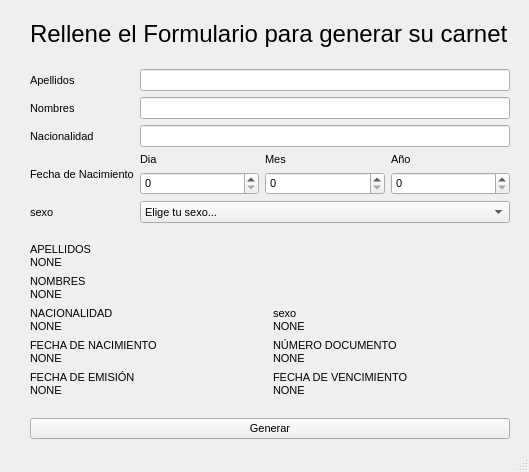
<?xml version="1.0" encoding="UTF-8"?>
<ui version="4.0">
 <class>MainWindow</class>
 <widget class="QMainWindow" name="MainWindow">
  <property name="geometry">
   <rect>
    <x>0</x>
    <y>0</y>
    <width>529</width>
    <height>472</height>
   </rect>
  </property>
  <property name="font">
   <font>
    <pointsize>8</pointsize>
   </font>
  </property>
  <property name="windowTitle">
   <string>MainWindow</string>
  </property>
  <widget class="QWidget" name="centralwidget">
   <widget class="QWidget" name="verticalLayoutWidget">
    <property name="geometry">
     <rect>
      <x>30</x>
      <y>20</y>
      <width>480</width>
      <height>419</height>
     </rect>
    </property>
    <layout class="QVBoxLayout" name="verticalLayout">
     <item>
      <widget class="QLabel" name="lb_titulo">
       <property name="font">
        <font>
         <pointsize>18</pointsize>
        </font>
       </property>
       <property name="text">
        <string>Rellene el Formulario para generar su carnet</string>
       </property>
      </widget>
     </item>
     <item>
      <spacer name="verticalSpacer">
       <property name="orientation">
        <enum>Qt::Vertical</enum>
       </property>
       <property name="sizeHint" stdset="0">
        <size>
         <width>20</width>
         <height>40</height>
        </size>
       </property>
      </spacer>
     </item>
     <item>
      <layout class="QGridLayout" name="gridLayout">
       <item row="5" column="3">
        <layout class="QGridLayout" name="gl_fecha_nacimiento">
         <item row="0" column="0">
          <widget class="QLabel" name="lb_fn_dia">
           <property name="text">
            <string>Dia</string>
           </property>
          </widget>
         </item>
         <item row="0" column="2">
          <widget class="QLabel" name="lb_fn_anio">
           <property name="text">
            <string>Año</string>
           </property>
          </widget>
         </item>
         <item row="0" column="1">
          <widget class="QLabel" name="lb_fn_mes">
           <property name="text">
            <string>Mes</string>
           </property>
          </widget>
         </item>
         <item row="2" column="2">
          <widget class="QSpinBox" name="sp_fn_anio"/>
         </item>
         <item row="2" column="1">
          <widget class="QSpinBox" name="sp_fn_mes"/>
         </item>
         <item row="2" column="0">
          <widget class="QSpinBox" name="sp_fn_dia"/>
         </item>
        </layout>
       </item>
       <item row="5" column="1">
        <widget class="QLabel" name="lb_fecha_nacimiento">
         <property name="text">
          <string>Fecha de Nacimiento</string>
         </property>
        </widget>
       </item>
       <item row="2" column="1">
        <widget class="QLabel" name="lb_nombres">
         <property name="text">
          <string>Nombres</string>
         </property>
        </widget>
       </item>
       <item row="2" column="3">
        <widget class="QLineEdit" name="le_nombres"/>
       </item>
       <item row="0" column="1">
        <widget class="QLabel" name="lb_apellidos">
         <property name="text">
          <string>Apellidos</string>
         </property>
        </widget>
       </item>
       <item row="0" column="3">
        <widget class="QLineEdit" name="le_apellidos"/>
       </item>
       <item row="4" column="3">
        <widget class="QLineEdit" name="le_nacionalidad"/>
       </item>
       <item row="4" column="1">
        <widget class="QLabel" name="lb_nacionalidad">
         <property name="text">
          <string>Nacionalidad</string>
         </property>
        </widget>
       </item>
       <item row="7" column="1">
        <widget class="QLabel" name="lb_sexo">
         <property name="text">
          <string>sexo</string>
         </property>
        </widget>
       </item>
       <item row="7" column="3">
        <widget class="QComboBox" name="cb_sexo">
         <property name="currentText">
          <string>Elige tu sexo...</string>
         </property>
         <item>
          <property name="text">
           <string notr="true">Elige tu sexo...</string>
          </property>
         </item>
         <item>
          <property name="text">
           <string>Masculino</string>
          </property>
         </item>
         <item>
          <property name="text">
           <string>Femenino</string>
          </property>
         </item>
        </widget>
       </item>
      </layout>
     </item>
     <item>
      <spacer name="verticalSpacer_2">
       <property name="orientation">
        <enum>Qt::Vertical</enum>
       </property>
       <property name="sizeHint" stdset="0">
        <size>
         <width>20</width>
         <height>40</height>
        </size>
       </property>
      </spacer>
     </item>
     <item>
      <layout class="QGridLayout" name="gl_display_info">
       <property name="leftMargin">
        <number>0</number>
       </property>
       <item row="4" column="0">
        <widget class="QLabel" name="lb_d_fecha_emision">
         <property name="text">
          <string>FECHA DE EMISIÓN
NONE</string>
         </property>
        </widget>
       </item>
       <item row="0" column="0">
        <widget class="QLabel" name="lb_d_apellidos">
         <property name="text">
          <string>APELLIDOS
NONE</string>
         </property>
        </widget>
       </item>
       <item row="1" column="0">
        <widget class="QLabel" name="lb_d_nombres">
         <property name="text">
          <string>NOMBRES
NONE</string>
         </property>
        </widget>
       </item>
       <item row="3" column="0">
        <widget class="QLabel" name="lb_d_fecha_nacimiento">
         <property name="text">
          <string>FECHA DE NACIMIENTO
NONE</string>
         </property>
        </widget>
       </item>
       <item row="2" column="0">
        <widget class="QLabel" name="lb_d_nacionalidad">
         <property name="text">
          <string>NACIONALIDAD
NONE</string>
         </property>
        </widget>
       </item>
       <item row="2" column="1">
        <widget class="QLabel" name="lb_d_sexo">
         <property name="text">
          <string>sexo
NONE</string>
         </property>
        </widget>
       </item>
       <item row="3" column="1">
        <widget class="QLabel" name="lb_d_numero_documento">
         <property name="text">
          <string>NÚMERO DOCUMENTO
NONE</string>
         </property>
        </widget>
       </item>
       <item row="4" column="1">
        <widget class="QLabel" name="lb_d_fecha_vencimiento">
         <property name="text">
          <string>FECHA DE VENCIMIENTO
NONE</string>
         </property>
        </widget>
       </item>
      </layout>
     </item>
     <item>
      <spacer name="verticalSpacer_3">
       <property name="orientation">
        <enum>Qt::Vertical</enum>
       </property>
       <property name="sizeHint" stdset="0">
        <size>
         <width>20</width>
         <height>40</height>
        </size>
       </property>
      </spacer>
     </item>
     <item>
      <widget class="QPushButton" name="btn_generar">
       <property name="text">
        <string>Generar</string>
       </property>
      </widget>
     </item>
    </layout>
   </widget>
  </widget>
  <widget class="QMenuBar" name="menubar">
   <property name="geometry">
    <rect>
     <x>0</x>
     <y>0</y>
     <width>529</width>
     <height>19</height>
    </rect>
   </property>
  </widget>
  <widget class="QStatusBar" name="statusbar"/>
 </widget>
 <resources/>
 <connections/>
</ui>
